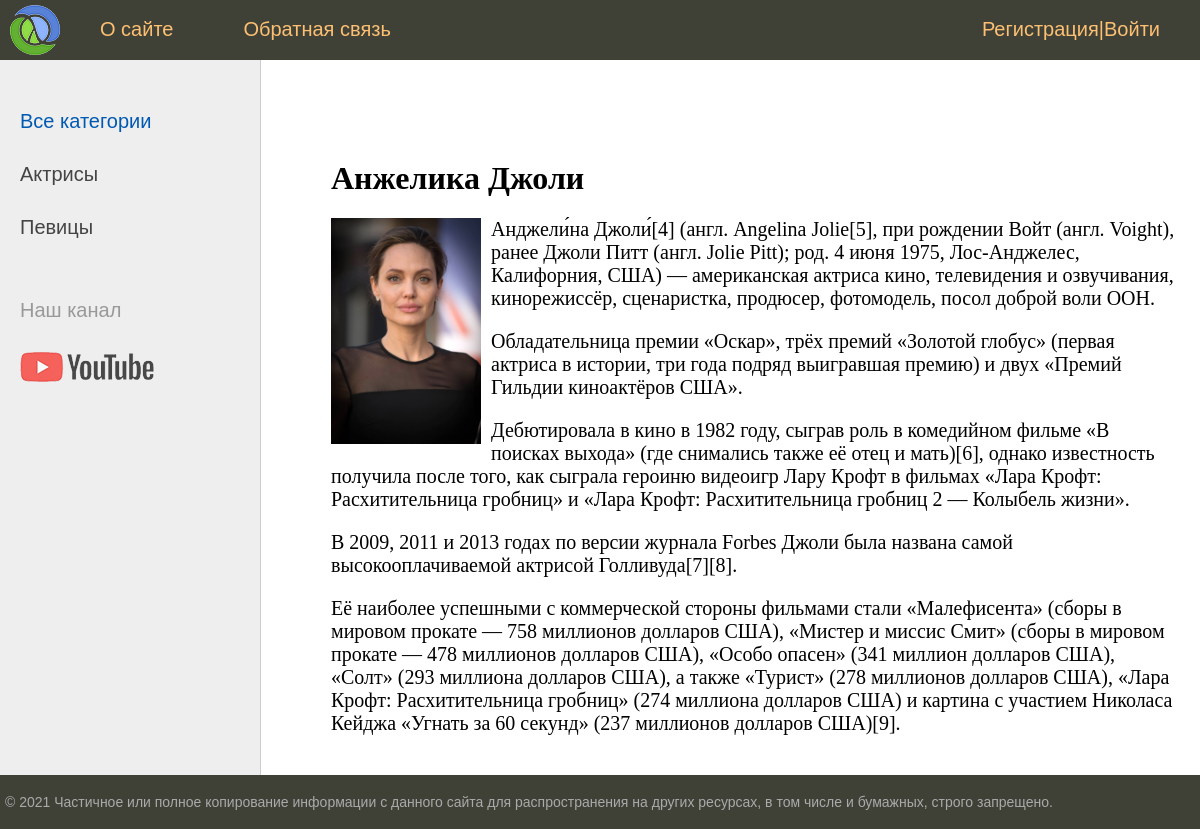
Page /post/anzhelika-dzholi/ on the committed database.
### women/models.py (models this page shows, shortened)
class Category(models.Model):
	name=models.CharField(max_length=100, db_index=True, verbose_name="Категория")
	slug=models.SlugField(max_length=255, unique=True, db_index=True, verbose_name="URL")
	def get_absolute_url(self):
		return reverse('category', kwargs={'cat_slug':self.slug})
	class Meta:
		verbose_name='Категория'
		verbose_name_plural='Категории'
		ordering=['id']

class Women(models.Model):
	title=models.CharField(max_length=255, verbose_name="Заголовок")
	slug=models.SlugField(max_length=255, unique=True, db_index=True, verbose_name="URL")
	content=models.TextField(blank=True, verbose_name="Текст статьи")
	photo=models.ImageField(upload_to="photos/%Y/%m/%d/", verbose_name="Фото")
	time_create=models.DateTimeField(auto_now_add=True, verbose_name="Время создания")
	time_update=models.DateTimeField(auto_now=True, verbose_name="Время изменения")
	is_published=models.BooleanField(default=True, verbose_name="Публикация")
	cat=models.ForeignKey('Category', on_delete=models.PROTECT, verbose_name="Категории")
	def __str__(self):
		return self.title
	class Meta:
		verbose_name='Известные женщины'
		verbose_name_plural='Известные женщины'
		ordering=['id']

### women/views.py (the view)
# urls.py: path('post/<slug:post_slug>/', ShowPost.as_view(), name='post'),
class ShowPost(DataMixin, DetailView):
	model=Women
	template_name='women/post.html'
	slug_url_kwarg='post_slug'
	context_object_name='post'
	def get_context_data(self, *, object_list=None, **kwargs):
		context=super().get_context_data(**kwargs)
		c_def = self.get_user_context(title=context['post'])
		return dict(list(context.items())+list(c_def.items()))

### women/utils.py (called while the page is built)
	def get_user_context(self, **kwargs):
		context = kwargs
		cats = cache.get('cats')
		if not cats:
			cats = Category.objects.annotate(Count('women'))
			cache.set('cats', cats, 60)
		user_menu = menu.copy()
		if not self.request.user.is_authenticated:
			user_menu.pop(1)
		context['menu']=user_menu
		context['cats']=cats
		if 'cat_selected' not in context:
			context['cat_selected'] = 0
		return context

### women/templates/women/post.html
{% extends 'women/base.html' %}
{% block content %}
<h1>{{post.title}}</h1>
{% if post.photo %}
<p><img class="img-article-left thumb" src="{{post.photo.url}}"></p>
{% endif %}
{{post.content|linebreaks}}
{% endblock %}

### women/templates/women/base.html (shortened to what this page needs)
{% load static %}
{% load women_tags %}
<!DOCTYPE html>
<html>
<head>
	<link type="text/css" href="{% static 'women/css/style.css' %}" rel="stylesheet" />
</head>
<body>
<table class="table-page" border=0 cellpadding="0" cellspacing="0">
<tr><td valign=top>
{% block mainmenu %}
		<div class="header">
			<ul id="mainmenu" class="mainmenu">
				<li class="logo"><a href="{% url 'home' %}"><div class="logo"></div></a></li>
				{% for m in menu %}
				<li><a href="{% url m.url_name %}">{{m.title}}</a></li>
				{% endfor %}
				{% if request.user.is_authenticated %}
				<li class="last">{{user.username}} | <a href="{% url 'logout' %}">Выйти</a></li>
				{% else %}
				<li class="last"><a href="{% url 'register' %}">Регистрация</a>|<a href="{% url 'login' %}">Войти</a></li>
				{% endif %}
			</ul>
		</div>
{% endblock mainmenu %}
<table class="table-content" border=0 cellpadding="0" cellspacing="0">
	<tr>
		<td valign="top" class="left-chapters">
			<ul id="leftchapters">
				{% if cat_selected == 0 %}
				<li class="selected">Все категории</li>
				{% else %}
				<li><a href="{% url 'home' %}">Все категории</a></li>
				{% endif %}
				{% for c in cats %}
					{% if c.women__count > 0 %}
						{% if c.pk == cat_selected %}
				<li class="selected">{{c.name}}</li>
						{% else %}
				<li class=""><a href="{{ c.get_absolute_url }}">{{c.name}}</a></li>
						{% endif %}
					{% endif %}
				{% endfor %}
				<li class="share"><p>Наш канал</p><a class="share-yt" href="https://www.youtube.com/channel/UClJzWfGWuGJL2t-3dYKcHTA/playlists" target="_blank" rel="nofollow"></a></li>
			</ul>
		</td>
		<td valign="top" class="content">
	<div class="content-text">
{% block content %}
{% endblock %}
	</div>
</td></tr></table>
</td></tr>
<tr><td valign=top>
	<div id="footer">
		<p>&copy; 2021 Частичное или полное копирование информации с данного сайта для распространения на других ресурсах, в том числе и бумажных, строго запрещено.</p>
	</div>
</td></tr></table>
</body>
</html>

### women/static/women/css/style.css (style rules this page uses)
html, body { font-family: 'Arial'; margin: 0; padding: 0; height: 100%; width: 100%; color: #444; }
a { color: #0059b2; text-decoration: none; }
img { max-width: 600px; height: auto; }
img.img-article-left { max-width: 300px; height: auto; float: left; padding: 0 10px 10px 0; }
img.img-article-left.thumb { max-width: 150px; height: auto; }
.table-page { width: 100%; height: 100%; vertical-align: top; }
.table-page tr { height: 100%; }
.header { background: #3F4137; height: 60px; }
.logo { background: url('../images/logo.png') no-repeat 10px 5px; width: 70px; height: 60px; }
ul.mainmenu { list-style: none; margin: 0; padding: 0; height: 60px; color: #fdc073; font-size: 20px; overflow: hidden; }
ul.mainmenu li { float: left; margin: 18px 40px 0 30px; }
ul.mainmenu li.logo { margin: 0; }
ul.mainmenu li.last { float: right; }
ul.mainmenu li a { color: #fdc073; text-decoration: none; }
.table-content { width: 100%; min-height: 100%; height: 100%; }
.left-chapters { margin: 0; background: #eee; border-right: 1px solid #ccc; min-height: 100%; }
.left-chapters ul { width: 230px; min-height: 100%; margin: 0; padding: 20px 10px 10px 20px; list-style: none; font-size: 20px; }
.left-chapters ul li { margin: 30px 0 0 0; color: #999; }
.left-chapters ul li.selected { color: #0059b2; }
.left-chapters ul li a { color: #444; text-decoration: none; }
.left-chapters ul li.share { margin: 60px 0 0 0; }
.left-chapters ul li.share p { margin: 30px 0 30px 0; }
.left-chapters ul li.share a { display: inline-block; width: 40px; height: 40px; margin: 0 20px 0 0; }
.left-chapters ul li.share a.share-yt { width: 100%; height: 30px; background: url('../images/share_yt.png') no-repeat 0 0 }
.content { padding: 40px 20px 20px 40px; width: 100%; box-sizing: border-box; }
.content-text { margin: 60px 0 0 30px; color: #000; font-size: 20px; font-family: Yandex Sans Display Light; }
.content-text h1 { font-size: 32px; }
#footer { box-sizing: border-box; background: #3F4137; padding: 5px; color: #aaa; font-size: 14px; font-family: Verdana, Geneva, Arial, Helvetica; text-align: left; overflow: hidden; }

### rows in the picture
Category: name "Актрисы"
Category: name "Певицы"
Women: title "Анжелика Джоли", photo (picture), content "Анджели́на Джоли́[4] (англ. Angelina Jolie[5], при рождении Войт (англ. Voight), ранее Джоли Питт (англ. Jolie Pitt); род. 4 июня 1975, Лос-Анджелес, Калифорния, США) — американская актриса кино, телевидения и озвучивания, кинорежиссёр, сценаристка, продюсер, фотомодель, посол доброй воли ООН. Обладательница премии «Оскар», трёх премий «Золотой глобус» (первая актриса в истории, три года подряд выигравшая премию) и двух «Премий Гильдии киноактёров США». Дебютировала в кино в 1982 году, сыграв роль в комедийном фильме «В поисках выхода» (где снимались также её отец и мать)[6], однако известность получила после того, как сыграла героиню видеоигр Лару Крофт в фильмах «Лара Крофт:…"

### other values in the picture
{{ m.title }} "О сайте" "Обратная связь"
